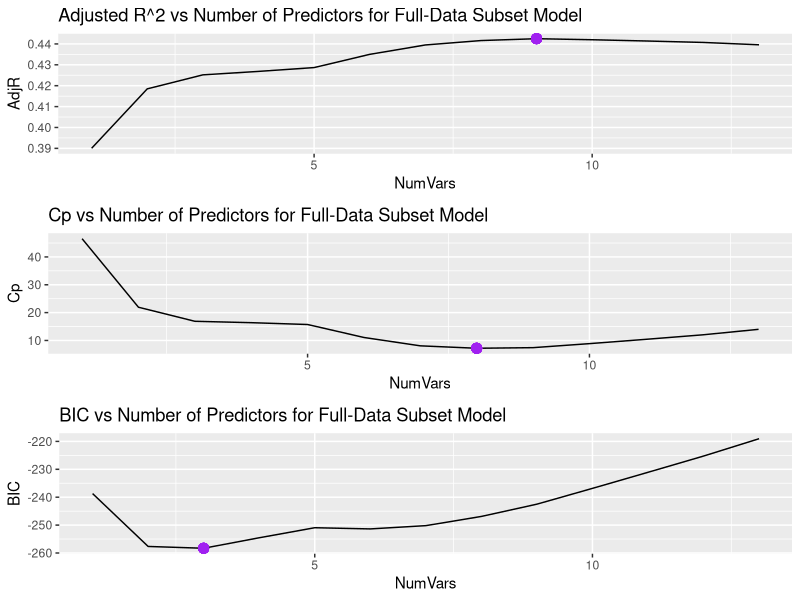

Write the R code that produced this figure. (Note: this script raises an error after producing the figure.)
setwd("/datascience/projects/statisticallyfit/github/learningmathstat/RStatistics/STAT330 Statistical Learning/ASSIGNMENTS/A2/")
library(ggplot2)
library(gridExtra)
library(MASS)

library(leaps)
library(glmnet)
library(pls)


sydneyData <- read.table("SydneyCrime.txt", header=TRUE)
head(sydneyData)

### Data Preparation ------------------------------------------------------------------------

set.seed(1)
N <- nrow(sydneyData) # number of observations
numVars <- ncol(sydneyData) - 1 # number of (p) variables/ predictors

trainIndices <- sample(1:N, size=N/2)
testIndices <- -trainIndices

X <- model.matrix(crim ~ . -1, data=sydneyData)
Y <- sydneyData$crim
X.train = model.matrix(crim ~. -1, data=sydneyData[trainIndices, ]) 
Y.train = sydneyData$crim[trainIndices]
X.test <- model.matrix(crim ~ . -1, data=sydneyData[testIndices, ])
Y.test <- sydneyData$crim[testIndices]




# SUBSET SELECTION ---------------------------------------------------------------------------


# Part 1) using full data set to choose the best subset using the CP, BIC, and Adj R^2
sydney.subset <- regsubsets(crim ~ . , data=sydneyData, nvmax=numVars, method="forward")
summarySubset <- summary(sydney.subset)

iMinCp.sub <- which.min(summarySubset$cp); iMinCp.sub # 8 predictors chosen by Min CP
iMinBIC.sub <- which.min(summarySubset$bic); iMinBIC.sub # 3 predictors
iMaxAdj.sub <- which.max(summarySubset$adjr2); iMaxAdj.sub # 9 predictors


# Plotting Model selection Statistics Cp, BIC, ...
df.sub <- data.frame(NumVars=1:numVars, AdjR=summarySubset$adjr2, 
                     Cp=summarySubset$cp, BIC=summarySubset$bic)


p.sub.adj <- ggplot(df.sub, aes(x=NumVars, y=AdjR)) + geom_line() + 
      geom_point(aes(x=iMaxAdj.sub, y=df.sub$AdjR[iMaxAdj.sub]), size=3, colour="purple") + 
      ggtitle("Adjusted R^2 vs Number of Predictors for Full-Data Subset Model")

p.sub.cp <- ggplot(df.sub, aes(x=NumVars, y=Cp)) + geom_line() + 
      geom_point(aes(x=iMinCp.sub, y=df.sub$Cp[iMinCp.sub]), size=3, colour="purple") + 
      ggtitle("Cp vs Number of Predictors for Full-Data Subset Model")

p.sub.bic <- ggplot(df.sub, aes(x=NumVars, y=BIC)) + geom_line() + 
      geom_point(aes(x=iMinBIC.sub, y=df.sub$BIC[iMinBIC.sub]), size=3, colour="purple") + 
      ggtitle("BIC vs Number of Predictors for Full-Data Subset Model")

grid.arrange(p.sub.adj, p.sub.cp, p.sub.bic)



# Part 2) splitting train / test data to do cross validation to pick the best subset

predict.regsubsets <- function(object, testData, id, ...) {
      #print(cat("GO HERE"))
      form = as.formula(object$call[[2]])
      X = model.matrix(form, testData)
      # For a particular model size (id = numvars), extract the coefficients from the
      # regsubsets object for the best model of that size (id)
      coef_i = coef(object, id =id) # id = the model id
      #print(cat("id = ", id, sep=""))
      
      # get the predictor names for this model
      xVars = names(coef_i)
      # Multiply those coefficients into the appropriate columns of the test matrix
      X[, xVars] %*% coef_i 
}


# Carry out a for loop to do cross validation. In the jth fold, the elements of folds that
# equal j are in the test set and the remainder are in the training set. Make predictions
# for each model size, compute test errors on the appropriate subset, and store them
# in appropriate slot in the matrix cv.errors

numFolds = 10
numVars = ncol(sydneyData) - 1
folds = sample(1:numFolds, size=nrow(sydneyData), replace=TRUE)
cv.errors = matrix(NA, nrow=numFolds, ncol=numVars, dimnames=list(Folds=NULL, Vars=paste(1:numVars)))

for(j in 1:numFolds){
      # fit data on training set (observations not in the kth fold)
      #theFormula <- as.formula(paste(yname, "~ ."))
      sydney.train.subset <- regsubsets(crim ~ ., data=sydneyData[folds != j, ], nvmax = numVars)
      
      for(i in 1:numVars){ # for each model size ...
            # ... make a prediction based on the test set (data that IS in this current fold)
            pred = predict.regsubsets(sydney.train.subset, sydneyData[folds == j, ], id=i)
            # compute test error using observations from test set and the predictions we made
            cv.errors[j, i] <- mean( (sydneyData$crim[folds == j] - pred)^2 ) 
      }
}
mean.cv.errors <- apply(cv.errors, 2, mean)
mean.cv.errors

# Plotting the MSEs
df.subset <- data.frame(NumVars = 1:numVars, MeanCVErrors=mean.cv.errors)
iMinCV.sub = which.min(mean.cv.errors); iMinCV.sub # 9 predictor model
minCVTestError.subset <- min(mean.cv.errors); minCVTestError.subset
# 45.98215


# Using a pink dot to denote the (9th predictor) model with minimum estimated test MSE
ggplot(df.subset, aes(x=NumVars, y=MeanCVErrors)) + geom_line() + geom_point() + 
      ggtitle("Cross Validation MSEs for Best Subset Selection") +
      geom_point(x=iMinCV.sub, y=df.subset$MeanCVErrors[iMinCV.sub], color="magenta", size=3)


# Final step: do best subset selection on full data set to get the final coefficients
sydney.finalbest.subset = regsubsets(crim ~ ., data=sydneyData, nvmax=numVars)
coefs.final.subset <- coef(sydney.finalbest.subset, iMinCV.sub)
coefs.final.subset


### FORWARD SELECTION -----------------------------------------------------------------------

set.seed(1)

# Part 1) using full data set and graphics to do exploratory analysis 
sydney.fwd <- regsubsets(crim ~ . , data=sydneyData, nvmax=numVars, method="forward")
summaryFwd <- summary(sydney.fwd)

iMinCp.fwd <- which.min(summaryFwd$cp); iMinCp.fwd # 8 predictors chosen by Min CP
iMinBIC.fwd <- which.min(summaryFwd$bic); iMinBIC.fwd # 3 predictors
iMaxAdj.fwd <- which.max(summaryFwd$adjr2); iMaxAdj.fwd # 9 predictors


# Plotting Model selection Statistics Cp, BIC, ...
df.fwd <- data.frame(NumVars=1:numVars, AdjR=summaryFwd$adjr2, 
                     Cp=summaryFwd$cp, BIC=summaryFwd$bic)


p.fwd.adj <- ggplot(df.fwd, aes(x=NumVars, y=AdjR)) + geom_line() + 
      geom_point(aes(x=iMaxAdj.fwd, y=df.fwd$AdjR[iMaxAdj.fwd]), size=3, colour="green") + 
      ggtitle("Adjusted R^2 vs Number of Predictors for Full-Data Forward Stepwise Model")

p.fwd.cp <- ggplot(df.fwd, aes(x=NumVars, y=Cp)) + geom_line() + 
      geom_point(aes(x=iMinCp.fwd, y=df.fwd$Cp[iMinCp.fwd]), size=3, colour="green") + 
      ggtitle("Cp vs Number of Predictors for Full-Data Forward Stepwise Model")

p.fwd.bic <- ggplot(df.fwd, aes(x=NumVars, y=BIC)) + geom_line() + 
      geom_point(aes(x=iMinBIC.fwd, y=df.fwd$BIC[iMinBIC.fwd]), size=3, colour="green") + 
      ggtitle("BIC vs Number of Predictors for Full-Data Forward Stepwise Model")

grid.arrange(p.fwd.adj, p.fwd.cp, p.fwd.bic)



# Part 2) using cross validation (splitting data into train / test sets)

# fit the training model
sydney.train.fwd <- regsubsets(crim ~ . , data=sydneyData[trainIndices, ], nvmax=numVars, 
                               method="forward")

# Doing cross validation to see which forward subset is the best
cv.errors.fwd = rep(NA, numVars)

# Getting test errors for each model size
for(i in 1:numVars){ # for each model size ...
      pred = predict.regsubsets(sydney.train.fwd, testData=sydneyData[testIndices, ], id=i)
      # compute test error using observations from test set and the predictions we made
      cv.errors.fwd[i] <- mean( (Y.test - pred)^2 ) 
}

# Plotting the MSEs
df.cv.fwd <- data.frame(NumVars = 1:numVars, MeanCVErrors=cv.errors.fwd)
iMinCV.fwd = which.min(cv.errors.fwd); iMinCV.fwd
# The model with minimum estimated test error is the 12th model (12 predictors)
# It has min test error of: 
minCVTestError.fwd <- min(cv.errors.fwd); minCVTestError.fwd
# 39.27592

# Using a pink dot to denote the model with minimum estimated test MSE
ggplot(df.cv.fwd, aes(x=NumVars, y=MeanCVErrors)) + geom_line() + geom_point() + 
      ggtitle("Cross Validation MSEs for Forward Selection") +
      geom_point(x=iMinCV.fwd, y=df.cv.fwd$MeanCVErrors[iMinCV.fwd], color="magenta", size=3)


# Final step: do forward regression on full data set to get the final coefficients
# sydney.finalbest.fwd = regsubsets(crim ~ ., data=sydneyData, nvmax=numVars, method="forward")
# already fit the model above
coefs.final.fwd <- coef(sydney.fwd, iMinCV.fwd)
coefs.final.fwd


### BACKWARD SELECTION -----------------------------------------------------------------------


set.seed(1)

# Part 1) using full data set and graphics to do exploratory analysis 
sydney.bwd <- regsubsets(crim ~ . , data=sydneyData, nvmax=numVars, method="backward")
summaryBwd <- summary(sydney.bwd)

iMinCp.bwd <- which.min(summaryBwd$cp); iMinCp.bwd # 8 predictors chosen by Min CP
iMinBIC.bwd <- which.min(summaryBwd$bic); iMinBIC.bwd # 4 predictors chosen by min BIC
iMaxAdj.bwd <- which.max(summaryBwd$adjr2); iMaxAdj.bwd # 9 predictors chosen by max Adj R^2


# Plotting Model selection Statistics Cp, BIC, ...
df.bwd <- data.frame(NumVars=1:numVars, AdjR=summaryBwd$adjr2, 
                     Cp=summaryBwd$cp, BIC=summaryBwd$bic)


p.bwd.adj <- ggplot(df.bwd, aes(x=NumVars, y=AdjR)) + geom_line() + 
      geom_point(aes(x=iMaxAdj.bwd, y=df.bwd$AdjR[iMaxAdj.bwd]), size=3, colour="blue") + 
      ggtitle("Adjusted R^2 vs Number of Predictors for Full-Data Backward Stepwise Model")

p.bwd.cp <- ggplot(df.bwd, aes(x=NumVars, y=Cp)) + geom_line() + 
      geom_point(aes(x=iMinCp.bwd, y=df.bwd$Cp[iMinCp.bwd]), size=3, colour="blue") + 
      ggtitle("Cp vs Number of Predictors for Full-Data Backward Stepwise Model")

p.bwd.bic <- ggplot(df.bwd, aes(x=NumVars, y=BIC)) + geom_line() + 
      geom_point(aes(x=iMinBIC.bwd, y=df.bwd$BIC[iMinBIC.bwd]), size=3, colour="blue") + 
      ggtitle("BIC vs Number of Predictors for Full-Data Backward Stepwise Model")

grid.arrange(p.bwd.adj, p.bwd.cp, p.bwd.bic)



# Part 2) using cross validation (splitting data into train / test sets)

# fit the training model
sydney.train.bwd <- regsubsets(crim ~ . , data=sydneyData[trainIndices, ], nvmax=numVars, method="backward")

# Doing cross validation to see which forward subset is the best
cv.errors.bwd = rep(NA, numVars)

# Getting test errors for each model size
for(i in 1:numVars){ # for each model size ...
      pred = predict.regsubsets(sydney.train.bwd, testData=sydneyData[testIndices, ], id=i)
      # compute test error using observations from test set and the predictions we made
      cv.errors.bwd[i] <- mean( (Y.test - pred)^2 ) 
}

# Plotting the MSEs
df.cv.bwd <- data.frame(NumVars = 1:numVars, MeanCVErrors=cv.errors.bwd)
iMinCV.bwd = which.min(cv.errors.bwd); iMinCV.bwd
# 4 - predictor model has minimum CV test error
minCVTestError.bwd <- min(cv.errors.bwd); minCVTestError.bwd
# 38.96427

# Using a pink dot to denote the model with minimum estimated test MSE
ggplot(df.cv.bwd, aes(x=NumVars, y=MeanCVErrors)) + geom_line() + geom_point() + 
      ggtitle("Cross Validation MSEs for Backward Selection") +
      geom_point(x=iMinCV.bwd, y=df.cv.bwd$MeanCVErrors[iMinCV.bwd], color="magenta", size=3)


# Final step: do forward regression on full data set to get the final coefficients
# sydney.finalbest.fwd = regsubsets(crim ~ ., data=sydneyData, nvmax=numVars, method="forward")
# already fit the model above
coefs.final.bwd <- coef(sydney.bwd, iMinCV.bwd)
coefs.final.bwd


### RIDGE REGRESSION --------------------------------------------------------------------------

set.seed(1)

sydney.train.ridge <- cv.glmnet(x=X.train, y=Y.train, alpha=0)
lambda.ridge <- sydney.train.ridge$lambda.min; lambda.ridge
# 0.7908625 is minimum lambda that yields the lowest cross-validated MSE

min(sydney.train.ridge$cvm) #this lowest CV training MSE corresponding to min lambda 
# 48.6947 

plot(sydney.train.ridge) # plots log lambda against MSE

# coefficients of the model with minimum lambda
coef(sydney.train.ridge)

# get test mse associated with this value of lambda
pred.ridge = predict(sydney.train.ridge, s=lambda.ridge, newx = X.test)
cvTestErrorMinLambda.ridge <- mean( (pred.ridge - Y.test)^2 )
cvTestErrorMinLambda.ridge
# 38.36719

# Fit the FINAL model using this lambda (final model is defined as using the FULL data set)
sydney.final.ridge <- glmnet(X, Y, alpha=0)
# These are the coefficients of the final model using this value of lambda
coefs.final.ridge <- predict(sydney.final.ridge, type="coefficients", s=lambda.ridge)[1:numVars + 1, ]
coefs.final.ridge
# note: these coeffs are of course not necessarily the same as from the training model 
# since the data sets (train and full data) are different. 


## LASSO ---------------------------------------------------------------------------------

set.seed(2)

# ... using the same X and Y matrices as for ridge regression .....

sydney.train.lasso <- cv.glmnet(x=X.train, y=Y.train, alpha=1)
lambda.lasso <- sydney.train.lasso$lambda.min; lambda.lasso
# 0.1202 is minimum lambda

plot(sydney.train.lasso) # plots log lambda against MSE

# Coeffs of training model with best lambda?
coef(sydney.train.lasso)

min(sydney.train.lasso$cvm) #this lowest CV training MSE corresponding to min lambda 
# 49.47474 

# Test mse associated with this value of lambda
pred.lasso = predict(sydney.train.lasso, s=lambda.lasso, newx = X.test)
cvTestErrorMinLambda.lasso = mean( (pred.lasso - Y.test)^2 )
cvTestErrorMinLambda.lasso
# 38.26532

# Fit the FINAL model using this lambda (final model is defined as using the FULL data set)
sydney.final.lasso <- glmnet(X, Y, alpha=1)
# These are the coefficients of the final model using this value of lambda
coefs.final.lasso <- predict(sydney.final.lasso, type="coefficients", s=lambda.lasso)[1:numVars+1, ]
coefs.final.lasso <- coefs.final.lasso[coefs.final.lasso != 0]
coefs.final.lasso


# PCR -------------------------------------------------------------------------------------

set.seed(4)

sydney.train.pcr <- pcr(crim ~., data=sydneyData[trainIndices, ], scale=TRUE, validation="CV")
summaryPCRTrain <- summary(sydney.train.pcr)

# EVALUATING: training MSE (test MSE is preferred)

# Maximum R2 seems to be at about M = 13 principal components
validationplot(sydney.train.pcr, val.type="R2")
# Minimum training MSE seems to be at about M = 13 principal components, but no major difference
# between the training MSE at 3 components
validationplot(sydney.train.pcr, val.type="MSEP") # to plot the MSE's

# Checking the number of components using MSEP() from the Mass library
MSEP.obj <- MSEP(sydney.train.pcr)
# Getting the cross validation errors from the 2 by 1 by 14 dimensional array 'val'
dim(MSEP.obj$val)
str(MSEP.obj)

cv.errors.pcr <- MSEP.obj$val[1,1,] 
# Verified: 13 components are required to get minimum cv.error
names(which.min(cv.errors.pcr))
minCVTrainError.pcr <- min(cv.errors.pcr); minCVTrainError.pcr # the minimum training MSE
# 49.90654

# EVALUATING: test MSE (this is the measure to use, never training MSE)
# Computing test error on the training model for M = 13
M = 13
predPCR <- predict(sydney.train.pcr, X.test, ncomp = M) # predicting training with M = 173
minCVTestError.pcr <- mean( (predPCR - Y.test)^2 ); minCVTestError.pcr
# 39.27592

# Fitting the final model with the M chosen by cross-validation
sydney.final.pcr <- pcr(crim ~ ., data=sydneyData, scale=TRUE, ncomp=M)
coefs.final.pcr <- coef(sydney.final.pcr, ncomp=M)[1:numVars, ,]
coefs.final.pcr

# PLS -------------------------------------------------------------------------------------

set.seed(5)

sydney.train.pls <- plsr(crim ~., data=sydneyData[trainIndices, ], scale=TRUE, validation="CV")
summaryPLSTrain <- summary(sydney.train.pls)

# plotting the training MSE's
validationplot(sydney.train.pls, val.type="MSEP")


# EVALUATING: test MSE (this is the measure to use, never training MSE)

# First get the recommended number of components, by training MSE
MSEP.obj <- MSEP(sydney.train.pls)
cv.errors.pls <- MSEP.obj$val[1,1,] 
names(which.min(cv.errors.pls))
minCVTrainError.pls <- min(cv.errors.pls); minCVTrainError.pls # the minimum training MSE
# 48.71021

# Computing test error on the training model for M = 11
M = 11
predPLS <- predict(sydney.train.pls, X.test, ncomp = M) # predicting training with M = 10
minCVTestError.pls <- mean( (predPLS - Y.test)^2 ); minCVTestError.pls
# 39.27655

# Fitting the final model with the M chosen by cross-validation
sydney.final.pls <- plsr(crim ~ ., data=sydneyData, scale=TRUE, ncomp=M)
coefs.final.pls <- coef(sydney.final.pls, ncomp=M)[1:numVars, ,]
coefs.final.pls



# OVERALL SUMMARY

# Comparing models based on accuracy and model interpretability: 

# Accuracy 
testErrorSummary = data.frame(TestErrors=c(minCVTestError.subset, minCVTestError.fwd, 
                                           minCVTestError.bwd, cvTestErrorMinLambda.ridge, 
                                           cvTestErrorMinLambda.lasso,minCVTestError.pcr, 
                                           minCVTestError.pls))
rownames(testErrorSummary) <- c("Subset", "Forward", "Backward", "Ridge", "Lasso", "PCR", "PLS")
testErrorSummary
# Accuracy: The Lasso has lowest test MSE = 38.26, and Ridge regression is second best with 
# test mse = 38.36. Backward is next lowest with 38.96. 
# Lasso has lowest estimated test MSE. 




# Interpretability: backward selection model has fewest coefficients so it is the simplest
# or most interpretable. Lasso and subset model have similar number of coefficients, so 
# because lasso has lower test MSE than the subset model, pick lasso over the subset model.

coefs.final.subset
length(coefs.final.subset) - 1 # 9 

coefs.final.fwd
length(coefs.final.fwd) - 1 # 13

coefs.final.bwd
length(coefs.final.bwd) - 1 # 4

coefs.final.ridge # 13
length(coefs.final.ridge) # 13

coefs.final.lasso # 10
length(coefs.final.lasso) # 10

coefs.final.pcr
length(coefs.final.pcr) # 13 

coefs.final.pls
length(coefs.final.pls) # 13



# CONCLUSION: choose the lasso model since even though it has 9  coefficients compared to the
# backward model with 5 coefficients, their test MSEs are not that different. 
